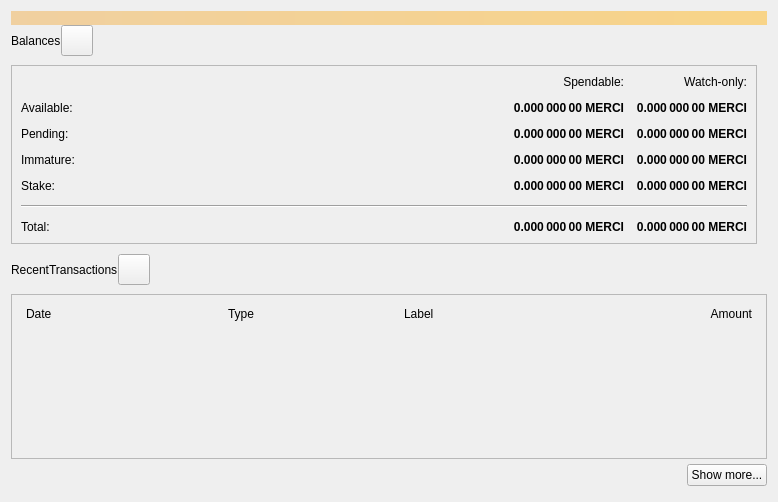
<?xml version="1.0" encoding="UTF-8"?>
<ui version="4.0">
 <class>OverviewPage</class>
 <widget class="QWidget" name="OverviewPage">
  <property name="geometry">
   <rect>
    <x>0</x>
    <y>0</y>
    <width>778</width>
    <height>502</height>
   </rect>
  </property>
  <property name="windowTitle">
   <string>Form</string>
  </property>
  <layout class="QVBoxLayout" name="topLayout">
   <property name="spacing">
    <number>0</number>
   </property>
   <item>
    <widget class="QLabel" name="labelAlerts">
     <property name="visible">
      <bool>false</bool>
     </property>
     <property name="styleSheet">
      <string notr="true">QLabel { background-color: qlineargradient(x1: 0, y1: 0, x2: 1, y2: 0, stop:0 #F0D0A0, stop:1 #F8D488); color:#000000; }</string>
     </property>
     <property name="wordWrap">
      <bool>true</bool>
     </property>
     <property name="margin">
      <number>3</number>
     </property>
     <property name="textInteractionFlags">
      <set>Qt::TextSelectableByMouse</set>
     </property>
    </widget>
   </item>
   <item>
    <layout class="QGridLayout" name="gridLayout_2">
     <item row="1" column="0">
      <widget class="QFrame" name="frameBalances">
       <property name="frameShape">
        <enum>QFrame::StyledPanel</enum>
       </property>
       <property name="frameShadow">
        <enum>QFrame::Raised</enum>
       </property>
       <layout class="QVBoxLayout" name="verticalLayout_4">
        <item>
         <layout class="QGridLayout" name="gridLayout">
          <property name="spacing">
           <number>12</number>
          </property>
          <item row="2" column="3">
           <widget class="QLabel" name="labelWatchPending">
            <property name="font">
             <font>
              <weight>75</weight>
              <bold>true</bold>
             </font>
            </property>
            <property name="cursor">
             <cursorShape>IBeamCursor</cursorShape>
            </property>
            <property name="toolTip">
             <string>Unconfirmed transactions to watch-only addresses</string>
            </property>
            <property name="text">
             <string notr="true">0.000 000 00 MERCI</string>
            </property>
            <property name="alignment">
             <set>Qt::AlignRight|Qt::AlignTrailing|Qt::AlignVCenter</set>
            </property>
            <property name="textInteractionFlags">
             <set>Qt::LinksAccessibleByMouse|Qt::TextSelectableByKeyboard|Qt::TextSelectableByMouse</set>
            </property>
           </widget>
          </item>
          <item row="2" column="2">
           <widget class="QLabel" name="labelUnconfirmed">
            <property name="font">
             <font>
              <weight>75</weight>
              <bold>true</bold>
             </font>
            </property>
            <property name="cursor">
             <cursorShape>IBeamCursor</cursorShape>
            </property>
            <property name="toolTip">
             <string>Total of transactions that have yet to be confirmed, and do not yet count toward the spendable balance</string>
            </property>
            <property name="text">
             <string notr="true">0.000 000 00 MERCI</string>
            </property>
            <property name="alignment">
             <set>Qt::AlignRight|Qt::AlignTrailing|Qt::AlignVCenter</set>
            </property>
            <property name="textInteractionFlags">
             <set>Qt::LinksAccessibleByMouse|Qt::TextSelectableByKeyboard|Qt::TextSelectableByMouse</set>
            </property>
           </widget>
          </item>
          <item row="3" column="2">
           <widget class="QLabel" name="labelImmature">
            <property name="font">
             <font>
              <weight>75</weight>
              <bold>true</bold>
             </font>
            </property>
            <property name="cursor">
             <cursorShape>IBeamCursor</cursorShape>
            </property>
            <property name="toolTip">
             <string>Mined balance that has not yet matured</string>
            </property>
            <property name="text">
             <string notr="true">0.000 000 00 MERCI</string>
            </property>
            <property name="alignment">
             <set>Qt::AlignRight|Qt::AlignTrailing|Qt::AlignVCenter</set>
            </property>
            <property name="textInteractionFlags">
             <set>Qt::LinksAccessibleByMouse|Qt::TextSelectableByKeyboard|Qt::TextSelectableByMouse</set>
            </property>
           </widget>
          </item>
          <item row="3" column="0">
           <widget class="QLabel" name="labelImmatureText">
            <property name="text">
             <string>Immature:</string>
            </property>
           </widget>
          </item>
          <item row="0" column="3">
           <widget class="QLabel" name="labelWatchonly">
            <property name="text">
             <string>Watch-only:</string>
            </property>
            <property name="alignment">
             <set>Qt::AlignRight|Qt::AlignTrailing|Qt::AlignVCenter</set>
            </property>
           </widget>
          </item>
          <item row="1" column="0">
           <widget class="QLabel" name="labelBalanceText">
            <property name="text">
             <string>Available:</string>
            </property>
           </widget>
          </item>
          <item row="1" column="2">
           <widget class="QLabel" name="labelBalance">
            <property name="font">
             <font>
              <weight>75</weight>
              <bold>true</bold>
             </font>
            </property>
            <property name="cursor">
             <cursorShape>IBeamCursor</cursorShape>
            </property>
            <property name="toolTip">
             <string>Your current spendable balance</string>
            </property>
            <property name="text">
             <string notr="true">0.000 000 00 MERCI</string>
            </property>
            <property name="alignment">
             <set>Qt::AlignRight|Qt::AlignTrailing|Qt::AlignVCenter</set>
            </property>
            <property name="textInteractionFlags">
             <set>Qt::LinksAccessibleByMouse|Qt::TextSelectableByKeyboard|Qt::TextSelectableByMouse</set>
            </property>
           </widget>
          </item>
          <item row="1" column="3">
           <widget class="QLabel" name="labelWatchAvailable">
            <property name="font">
             <font>
              <weight>75</weight>
              <bold>true</bold>
             </font>
            </property>
            <property name="cursor">
             <cursorShape>IBeamCursor</cursorShape>
            </property>
            <property name="toolTip">
             <string>Your current balance in watch-only addresses</string>
            </property>
            <property name="text">
             <string notr="true">0.000 000 00 MERCI</string>
            </property>
            <property name="alignment">
             <set>Qt::AlignRight|Qt::AlignTrailing|Qt::AlignVCenter</set>
            </property>
            <property name="textInteractionFlags">
             <set>Qt::LinksAccessibleByMouse|Qt::TextSelectableByKeyboard|Qt::TextSelectableByMouse</set>
            </property>
           </widget>
          </item>
          <item row="2" column="0">
           <widget class="QLabel" name="labelPendingText">
            <property name="text">
             <string>Pending:</string>
            </property>
           </widget>
          </item>
          <item row="0" column="2">
           <widget class="QLabel" name="labelSpendable">
            <property name="text">
             <string>Spendable:</string>
            </property>
            <property name="alignment">
             <set>Qt::AlignRight|Qt::AlignTrailing|Qt::AlignVCenter</set>
            </property>
           </widget>
          </item>
          <item row="4" column="0">
           <widget class="QLabel" name="labelStakeText">
            <property name="text">
             <string>Stake:</string>
            </property>
           </widget>
          </item>
          <item row="4" column="2">
           <widget class="QLabel" name="labelStake">
            <property name="font">
             <font>
              <weight>75</weight>
              <bold>true</bold>
             </font>
            </property>
            <property name="text">
             <string>0.000 000 00 MERCI</string>
            </property>
            <property name="alignment">
             <set>Qt::AlignRight|Qt::AlignTrailing|Qt::AlignVCenter</set>
            </property>
            <property name="textInteractionFlags">
             <set>Qt::LinksAccessibleByMouse|Qt::TextSelectableByKeyboard|Qt::TextSelectableByMouse</set>
            </property>
           </widget>
          </item>
          <item row="4" column="3">
           <widget class="QLabel" name="labelWatchStake">
            <property name="font">
             <font>
              <weight>75</weight>
              <bold>true</bold>
             </font>
            </property>
            <property name="text">
             <string>0.000 000 00 MERCI</string>
            </property>
            <property name="alignment">
             <set>Qt::AlignRight|Qt::AlignTrailing|Qt::AlignVCenter</set>
            </property>
            <property name="textInteractionFlags">
             <set>Qt::LinksAccessibleByMouse|Qt::TextSelectableByKeyboard|Qt::TextSelectableByMouse</set>
            </property>
           </widget>
          </item>
          <item row="3" column="3">
           <widget class="QLabel" name="labelWatchImmature">
            <property name="font">
             <font>
              <weight>75</weight>
              <bold>true</bold>
             </font>
            </property>
            <property name="cursor">
             <cursorShape>IBeamCursor</cursorShape>
            </property>
            <property name="toolTip">
             <string>Mined balance in watch-only addresses that has not yet matured</string>
            </property>
            <property name="text">
             <string notr="true">0.000 000 00 MERCI</string>
            </property>
            <property name="alignment">
             <set>Qt::AlignRight|Qt::AlignTrailing|Qt::AlignVCenter</set>
            </property>
            <property name="textInteractionFlags">
             <set>Qt::LinksAccessibleByMouse|Qt::TextSelectableByKeyboard|Qt::TextSelectableByMouse</set>
            </property>
           </widget>
          </item>
          <item row="7" column="3">
           <widget class="QLabel" name="labelWatchTotal">
            <property name="font">
             <font>
              <weight>75</weight>
              <bold>true</bold>
             </font>
            </property>
            <property name="cursor">
             <cursorShape>IBeamCursor</cursorShape>
            </property>
            <property name="toolTip">
             <string>Current total balance in watch-only addresses</string>
            </property>
            <property name="text">
             <string notr="true">0.000 000 00 MERCI</string>
            </property>
            <property name="alignment">
             <set>Qt::AlignRight|Qt::AlignTrailing|Qt::AlignVCenter</set>
            </property>
            <property name="textInteractionFlags">
             <set>Qt::LinksAccessibleByMouse|Qt::TextSelectableByKeyboard|Qt::TextSelectableByMouse</set>
            </property>
           </widget>
          </item>
          <item row="5" column="0" colspan="4">
           <spacer name="verticalSpacer">
            <property name="orientation">
             <enum>Qt::Vertical</enum>
            </property>
            <property name="sizeHint" stdset="0">
             <size>
              <width>20</width>
              <height>40</height>
             </size>
            </property>
           </spacer>
          </item>
          <item row="7" column="2">
           <widget class="QLabel" name="labelTotal">
            <property name="font">
             <font>
              <weight>75</weight>
              <bold>true</bold>
             </font>
            </property>
            <property name="cursor">
             <cursorShape>IBeamCursor</cursorShape>
            </property>
            <property name="toolTip">
             <string>Your current total balance</string>
            </property>
            <property name="text">
             <string notr="true">0.000 000 00 MERCI</string>
            </property>
            <property name="alignment">
             <set>Qt::AlignRight|Qt::AlignTrailing|Qt::AlignVCenter</set>
            </property>
            <property name="textInteractionFlags">
             <set>Qt::LinksAccessibleByMouse|Qt::TextSelectableByKeyboard|Qt::TextSelectableByMouse</set>
            </property>
           </widget>
          </item>
          <item row="0" column="1" rowspan="5">
           <spacer name="horizontalSpacer_5">
            <property name="orientation">
             <enum>Qt::Horizontal</enum>
            </property>
            <property name="sizeHint" stdset="0">
             <size>
              <width>40</width>
              <height>20</height>
             </size>
            </property>
           </spacer>
          </item>
          <item row="7" column="0">
           <widget class="QLabel" name="labelTotalText">
            <property name="text">
             <string>Total:        </string>
            </property>
           </widget>
          </item>
          <item row="6" column="0" colspan="4">
           <widget class="Line" name="hLine">
            <property name="orientation">
             <enum>Qt::Horizontal</enum>
            </property>
           </widget>
          </item>
         </layout>
        </item>
       </layout>
      </widget>
     </item>
     <item row="0" column="0">
      <layout class="QHBoxLayout" name="horizontalLayout_2">
       <property name="bottomMargin">
        <number>9</number>
       </property>
       <item>
        <widget class="QLabel" name="labelBalances">
         <property name="text">
          <string>Balances</string>
         </property>
        </widget>
       </item>
       <item>
        <widget class="QToolButton" name="labelWalletStatus">
         <property name="enabled">
          <bool>true</bool>
         </property>
         <property name="toolTip">
          <string>The displayed information may be out of date. Your wallet automatically synchronizes with the Merci network after a connection is established, but this process has not completed yet.</string>
         </property>
         <property name="text">
          <string/>
         </property>
         <property name="icon">
          <iconset>
           <normaloff>:/icons/warning</normaloff>
           <disabledoff>:/icons/warning</disabledoff>:/icons/warning</iconset>
         </property>
         <property name="iconSize">
          <size>
           <width>24</width>
           <height>24</height>
          </size>
         </property>
         <property name="flat" stdset="0">
          <bool>false</bool>
         </property>
        </widget>
       </item>
       <item>
        <spacer name="horizontalSpacer">
         <property name="orientation">
          <enum>Qt::Horizontal</enum>
         </property>
         <property name="sizeHint" stdset="0">
          <size>
           <width>40</width>
           <height>20</height>
          </size>
         </property>
        </spacer>
       </item>
      </layout>
     </item>
     <item row="0" column="1" rowspan="2">
      <spacer name="horizontalSpacer_4">
       <property name="orientation">
        <enum>Qt::Horizontal</enum>
       </property>
       <property name="sizeType">
        <enum>QSizePolicy::Fixed</enum>
       </property>
       <property name="sizeHint" stdset="0">
        <size>
         <width>10</width>
         <height>20</height>
        </size>
       </property>
      </spacer>
     </item>
    </layout>
   </item>
   <item>
    <spacer name="verticalSpacer_4">
     <property name="orientation">
      <enum>Qt::Vertical</enum>
     </property>
     <property name="sizeType">
      <enum>QSizePolicy::Fixed</enum>
     </property>
     <property name="sizeHint" stdset="0">
      <size>
       <width>20</width>
       <height>10</height>
      </size>
     </property>
    </spacer>
   </item>
   <item>
    <layout class="QHBoxLayout" name="horizontalLayout_6">
     <property name="bottomMargin">
      <number>9</number>
     </property>
     <item>
      <widget class="QLabel" name="labelRecentTransactions">
       <property name="text">
        <string>RecentTransactions</string>
       </property>
      </widget>
     </item>
     <item>
      <widget class="QToolButton" name="labelTransactionsStatus">
       <property name="enabled">
        <bool>true</bool>
       </property>
       <property name="toolTip">
        <string>The displayed information may be out of date. Your wallet automatically synchronizes with the Merci network after a connection is established, but this process has not completed yet.</string>
       </property>
       <property name="text">
        <string/>
       </property>
       <property name="icon">
        <iconset>
         <normaloff>:/icons/warning</normaloff>
         <disabledoff>:/icons/warning</disabledoff>:/icons/warning</iconset>
       </property>
       <property name="iconSize">
        <size>
         <width>24</width>
         <height>24</height>
        </size>
       </property>
       <property name="flat" stdset="0">
        <bool>false</bool>
       </property>
      </widget>
     </item>
     <item>
      <spacer name="horizontalSpacer_3">
       <property name="orientation">
        <enum>Qt::Horizontal</enum>
       </property>
       <property name="sizeHint" stdset="0">
        <size>
         <width>40</width>
         <height>20</height>
        </size>
       </property>
      </spacer>
     </item>
    </layout>
   </item>
   <item>
    <layout class="QVBoxLayout" name="verticalLayout_3">
     <item>
      <widget class="QFrame" name="frameRecentTransactions">
       <property name="frameShape">
        <enum>QFrame::StyledPanel</enum>
       </property>
       <property name="frameShadow">
        <enum>QFrame::Raised</enum>
       </property>
       <layout class="QVBoxLayout" name="verticalLayout_8">
        <item>
         <layout class="QHBoxLayout" name="horizontalLayout_3">
          <property name="spacing">
           <number>5</number>
          </property>
          <property name="leftMargin">
           <number>5</number>
          </property>
          <property name="rightMargin">
           <number>5</number>
          </property>
          <item>
           <widget class="QLabel" name="labelDate">
            <property name="text">
             <string>Date</string>
            </property>
           </widget>
          </item>
          <item>
           <spacer name="horizontalSpacer_2">
            <property name="orientation">
             <enum>Qt::Horizontal</enum>
            </property>
            <property name="sizeType">
             <enum>QSizePolicy::Fixed</enum>
            </property>
            <property name="sizeHint" stdset="0">
             <size>
              <width>25</width>
              <height>20</height>
             </size>
            </property>
           </spacer>
          </item>
          <item>
           <widget class="QLabel" name="labelType">
            <property name="text">
             <string>Type</string>
            </property>
           </widget>
          </item>
          <item>
           <widget class="QLabel" name="labelAddress">
            <property name="text">
             <string>Label</string>
            </property>
           </widget>
          </item>
          <item>
           <widget class="QLabel" name="labelAmount">
            <property name="text">
             <string>Amount</string>
            </property>
            <property name="alignment">
             <set>Qt::AlignRight|Qt::AlignTrailing|Qt::AlignVCenter</set>
            </property>
           </widget>
          </item>
         </layout>
        </item>
        <item>
         <widget class="QListView" name="listTransactions">
          <property name="styleSheet">
           <string notr="true">QListView { background: transparent; }</string>
          </property>
          <property name="frameShape">
           <enum>QFrame::NoFrame</enum>
          </property>
          <property name="verticalScrollBarPolicy">
           <enum>Qt::ScrollBarAlwaysOff</enum>
          </property>
          <property name="horizontalScrollBarPolicy">
           <enum>Qt::ScrollBarAlwaysOff</enum>
          </property>
         </widget>
        </item>
       </layout>
      </widget>
     </item>
     <item>
      <layout class="QHBoxLayout" name="horizontalLayout">
       <property name="topMargin">
        <number>5</number>
       </property>
       <property name="bottomMargin">
        <number>5</number>
       </property>
       <item>
        <spacer name="horizontalSpacer_6">
         <property name="orientation">
          <enum>Qt::Horizontal</enum>
         </property>
         <property name="sizeHint" stdset="0">
          <size>
           <width>40</width>
           <height>20</height>
          </size>
         </property>
        </spacer>
       </item>
       <item>
        <widget class="QPushButton" name="showMoreButton">
         <property name="text">
          <string>Show more...</string>
         </property>
        </widget>
       </item>
      </layout>
     </item>
    </layout>
   </item>
  </layout>
 </widget>
 <resources/>
 <connections/>
</ui>
